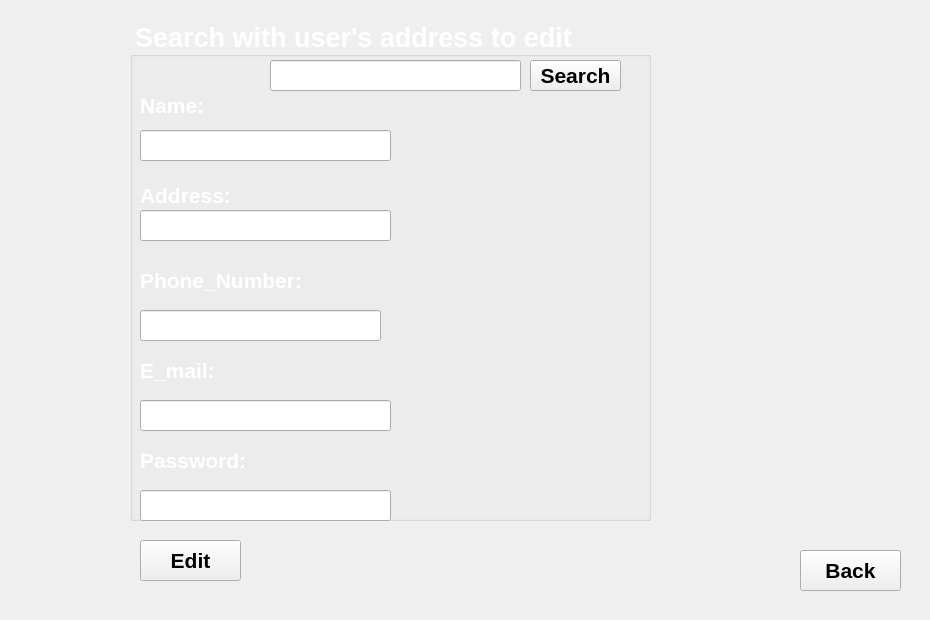
    <widget class="QWidget" name="page_16">
     <widget class="QLabel" name="label_61">
      <property name="geometry">
       <rect>
        <x>80</x>
        <y>0</y>
        <width>841</width>
        <height>611</height>
       </rect>
      </property>
      <property name="styleSheet">
       <string notr="true">background-image: url(:/res/image/coins.jpeg);</string>
      </property>
      <property name="text">
       <string/>
      </property>
     </widget>
     <widget class="QPushButton" name="ok_6">
      <property name="geometry">
       <rect>
        <x>140</x>
        <y>540</y>
        <width>101</width>
        <height>41</height>
       </rect>
      </property>
      <property name="font">
       <font>
        <pointsize>16</pointsize>
        <bold>true</bold>
       </font>
      </property>
      <property name="styleSheet">
       <string notr="true">color: rgb(0, 0, 0);</string>
      </property>
      <property name="text">
       <string>Edit</string>
      </property>
     </widget>
     <widget class="QPushButton" name="ok_11">
      <property name="geometry">
       <rect>
        <x>800</x>
        <y>550</y>
        <width>101</width>
        <height>41</height>
       </rect>
      </property>
      <property name="font">
       <font>
        <pointsize>16</pointsize>
        <bold>true</bold>
       </font>
      </property>
      <property name="styleSheet">
       <string notr="true">color: rgb(0, 0, 0);</string>
      </property>
      <property name="text">
       <string>Back</string>
      </property>
     </widget>
     <widget class="QGroupBox" name="groupBox_6">
      <property name="geometry">
       <rect>
        <x>130</x>
        <y>20</y>
        <width>521</width>
        <height>501</height>
       </rect>
      </property>
      <property name="font">
       <font>
        <pointsize>20</pointsize>
        <bold>true</bold>
       </font>
      </property>
      <property name="styleSheet">
       <string notr="true">color: rgb(255, 255, 255);</string>
      </property>
      <property name="title">
       <string>Search with user's address to edit</string>
      </property>
      <widget class="QLabel" name="label_117">
       <property name="geometry">
        <rect>
         <x>10</x>
         <y>70</y>
         <width>121</width>
         <height>31</height>
        </rect>
       </property>
       <property name="font">
        <font>
         <pointsize>16</pointsize>
         <bold>true</bold>
        </font>
       </property>
       <property name="styleSheet">
        <string notr="true">color: rgb(255, 255, 255);</string>
       </property>
       <property name="text">
        <string>Name:</string>
       </property>
      </widget>
      <widget class="QLabel" name="label_118">
       <property name="geometry">
        <rect>
         <x>10</x>
         <y>160</y>
         <width>121</width>
         <height>31</height>
        </rect>
       </property>
       <property name="font">
        <font>
         <pointsize>16</pointsize>
         <bold>true</bold>
        </font>
       </property>
       <property name="styleSheet">
        <string notr="true">color: rgb(255, 255, 255);</string>
       </property>
       <property name="text">
        <string>Address:</string>
       </property>
      </widget>
      <widget class="QLabel" name="label_119">
       <property name="geometry">
        <rect>
         <x>10</x>
         <y>240</y>
         <width>211</width>
         <height>41</height>
        </rect>
       </property>
       <property name="font">
        <font>
         <pointsize>16</pointsize>
         <bold>true</bold>
        </font>
       </property>
       <property name="styleSheet">
        <string notr="true">color: rgb(255, 255, 255);</string>
       </property>
       <property name="text">
        <string>Phone_Number:</string>
       </property>
      </widget>
      <widget class="QLabel" name="label_120">
       <property name="geometry">
        <rect>
         <x>10</x>
         <y>330</y>
         <width>211</width>
         <height>41</height>
        </rect>
       </property>
       <property name="font">
        <font>
         <pointsize>16</pointsize>
         <bold>true</bold>
        </font>
       </property>
       <property name="styleSheet">
        <string notr="true">

color: rgb(255, 255, 255);</string>
       </property>
       <property name="text">
        <string>E_mail:</string>
       </property>
      </widget>
      <widget class="QLabel" name="label_121">
       <property name="geometry">
        <rect>
         <x>10</x>
         <y>420</y>
         <width>211</width>
         <height>41</height>
        </rect>
       </property>
       <property name="font">
        <font>
         <pointsize>16</pointsize>
         <bold>true</bold>
        </font>
       </property>
       <property name="styleSheet">
        <string notr="true">color: rgb(255, 255, 255);</string>
       </property>
       <property name="text">
        <string>Password:</string>
       </property>
      </widget>
      <widget class="QLineEdit" name="lineEdit_26">
       <property name="geometry">
        <rect>
         <x>10</x>
         <y>110</y>
         <width>251</width>
         <height>31</height>
        </rect>
       </property>
       <property name="styleSheet">
        <string notr="true">color: rgb(0, 0, 0);</string>
       </property>
      </widget>
      <widget class="QLineEdit" name="lineEdit_27">
       <property name="geometry">
        <rect>
         <x>10</x>
         <y>190</y>
         <width>251</width>
         <height>31</height>
        </rect>
       </property>
       <property name="styleSheet">
        <string notr="true">color: rgb(0, 0, 0);</string>
       </property>
      </widget>
      <widget class="QLineEdit" name="lineEdit_28">
       <property name="geometry">
        <rect>
         <x>10</x>
         <y>290</y>
         <width>241</width>
         <height>31</height>
        </rect>
       </property>
       <property name="styleSheet">
        <string notr="true">color: rgb(0, 0, 0);</string>
       </property>
      </widget>
      <widget class="QLineEdit" name="lineEdit_29">
       <property name="geometry">
        <rect>
         <x>10</x>
         <y>380</y>
         <width>251</width>
         <height>31</height>
        </rect>
       </property>
       <property name="styleSheet">
        <string notr="true">color: rgb(0, 0, 0);</string>
       </property>
      </widget>
      <widget class="QLineEdit" name="lineEdit_30">
       <property name="geometry">
        <rect>
         <x>10</x>
         <y>470</y>
         <width>251</width>
         <height>31</height>
        </rect>
       </property>
       <property name="styleSheet">
        <string notr="true">color: rgb(0, 0, 0);</string>
       </property>
      </widget>
      <widget class="QLineEdit" name="lineEdit_31">
       <property name="geometry">
        <rect>
         <x>140</x>
         <y>40</y>
         <width>251</width>
         <height>31</height>
        </rect>
       </property>
       <property name="styleSheet">
        <string notr="true">color: rgb(0, 0, 0);</string>
       </property>
      </widget>
      <widget class="QPushButton" name="ok_7">
       <property name="geometry">
        <rect>
         <x>400</x>
         <y>40</y>
         <width>91</width>
         <height>31</height>
        </rect>
       </property>
       <property name="font">
        <font>
         <pointsize>16</pointsize>
         <bold>true</bold>
        </font>
       </property>
       <property name="styleSheet">
        <string notr="true">color: rgb(0, 0, 0);</string>
       </property>
       <property name="text">
        <string>Search</string>
       </property>
      </widget>
     </widget>
    </widget>
